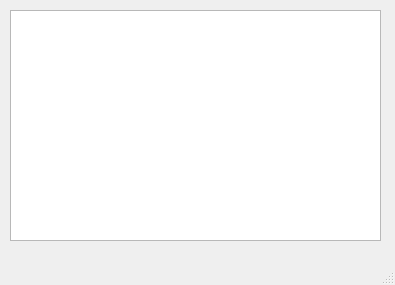
<?xml version="1.0" encoding="UTF-8"?>
<ui version="4.0">
 <class>MainWindow</class>
 <widget class="QMainWindow" name="MainWindow">
  <property name="geometry">
   <rect>
    <x>0</x>
    <y>0</y>
    <width>395</width>
    <height>285</height>
   </rect>
  </property>
  <property name="windowTitle">
   <string>MainWindow</string>
  </property>
  <widget class="QWidget" name="centralwidget">
   <widget class="QTableWidget" name="tableWidget">
    <property name="geometry">
     <rect>
      <x>10</x>
      <y>10</y>
      <width>371</width>
      <height>231</height>
     </rect>
    </property>
   </widget>
  </widget>
  <widget class="QStatusBar" name="statusbar"/>
 </widget>
 <resources/>
 <connections/>
</ui>
